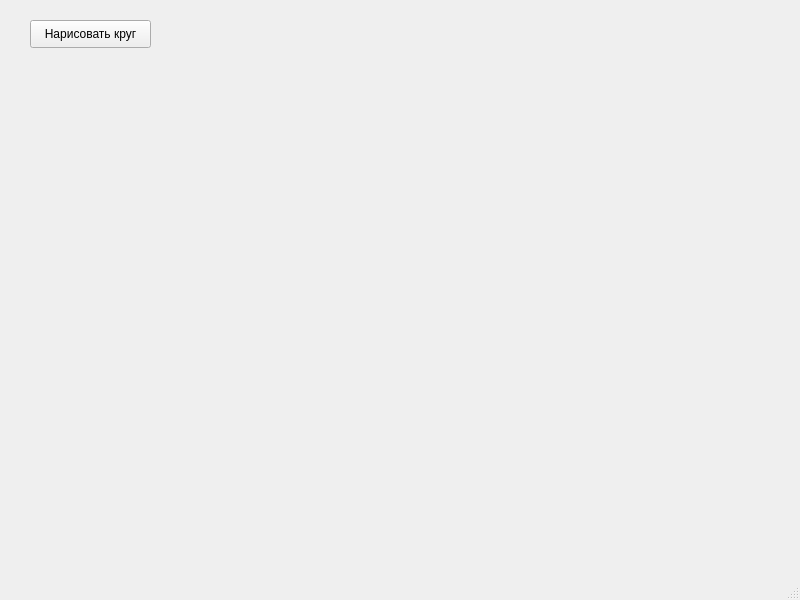
<?xml version="1.0" encoding="UTF-8"?>
<ui version="4.0">
 <class>MainWindow</class>
 <widget class="QMainWindow" name="MainWindow">
  <property name="geometry">
   <rect>
    <x>0</x>
    <y>0</y>
    <width>800</width>
    <height>600</height>
   </rect>
  </property>
  <property name="windowTitle">
   <string>MainWindow</string>
  </property>
  <widget class="QWidget" name="centralwidget">
   <widget class="QPushButton" name="pushButton">
    <property name="geometry">
     <rect>
      <x>30</x>
      <y>20</y>
      <width>121</width>
      <height>28</height>
     </rect>
    </property>
    <property name="text">
     <string>Нарисовать круг</string>
    </property>
   </widget>
  </widget>
  <widget class="QMenuBar" name="menubar">
   <property name="geometry">
    <rect>
     <x>0</x>
     <y>0</y>
     <width>800</width>
     <height>22</height>
    </rect>
   </property>
  </widget>
  <widget class="QStatusBar" name="statusbar"/>
 </widget>
 <resources/>
 <connections/>
</ui>
